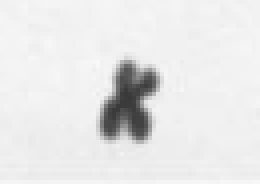
#> input picture Common/chromosomemini.png, 65 x 46 px, found by its file name (shown 4 times larger)
$ python noise_reduce.py
#> lines starting #> are read from the running program, lines starting #| are printed output that depends on the picture
### Common/functions.py
import cv2
import copy
import numpy

# Reads a colored picture in gray
def imreadgray(img):
#> called with img = '../Kang_et_al/results/chromosomemini.png'
    image = cv2.imread(img)
#> image is the input picture: shape (46, 65, 3); min 56, max 248, mean 230.4
    img = cv2.cvtColor(image, cv2.COLOR_BGR2GRAY)
    return img

# Flips the values of a gray image to have 0 as white and 255 as black
def flip(img):
    size = img.shape
#> size = (46, 65)
    for row in range(0, size[0]):
        for col in range(0, (size[1])):
            img[row, col] = 255 - img[row, col]
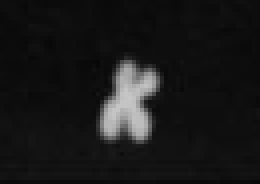
#> img: shape (46, 65) (shown 4 times larger); min 7, max 199, mean 24.6
    return img

# Calculates the value of R'
# [965 lines left out: functions rvalue, minimize, minimizenotnull, maximizenotnull, notendpoint, connected and 35 more, not called in this run]

### Common/noise_reduce.py
import cv2
from Common.functions import imreadgray
from Common.functions import flip

picture = 'chromosomemini'

# img = imreadgray('../DyerRosenfeld_1977/results/' + picture + '.png')
img = imreadgray('../Kang_et_al/results/' + picture + '.png')
img = imreadgray(picture + '.png')
img = flip(img)
size = img.shape
#> size = (46, 65)

for row in range(0, size[0]):
    for col in range(0, size[1]):
        if img[row][col] < 50:
            img[row][col] = 0
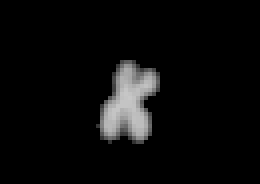
#> img: shape (46, 65) (shown 4 times larger); min 0, max 199, mean 10.9

flip(img)
#> after the loop in flip (call 2), `for row in range(0, size[0]):`:
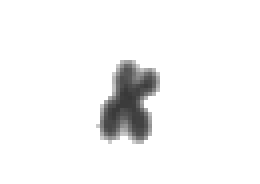
#> img: shape (46, 65) (shown 4 times larger); min 56, max 255, mean 244.1

cv2.imwrite('noise_reduced/' + picture + '.png', img)

$ run again, with Common/chromosome.png copied over Common/chromosomemini.png
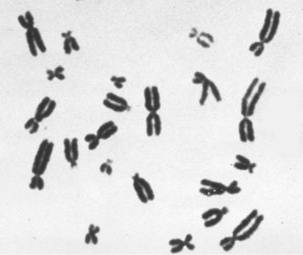
#> input picture Common/chromosome.png, 303 x 255 px, found by its file name
#> in imreadgray, image is the input picture: shape (255, 303, 3); min 46, max 253, mean 221.4
#> after the loop `for row in range(0, size[0]):`:
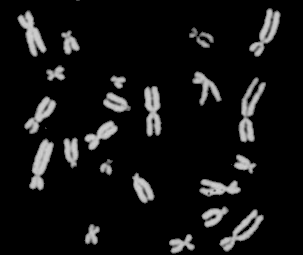
#> img: shape (255, 303); min 0, max 209, mean 19
#> after the loop in flip (call 2), `for row in range(0, size[0]):`:
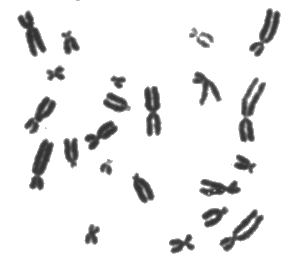
#> img: shape (255, 303); min 46, max 255, mean 236
